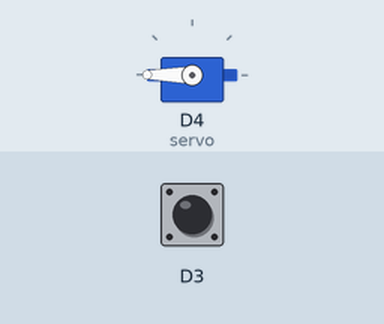
This sketch was run on a simulated ESP8266 (NodeMCU). Shown: servo. Inputs (shaded band) come from the test bench; at power-on: D3 HIGH.

Above: at 1.2 s.
1.3 s: D3 pulled LOW for 0.15 s
At 1.37 s:
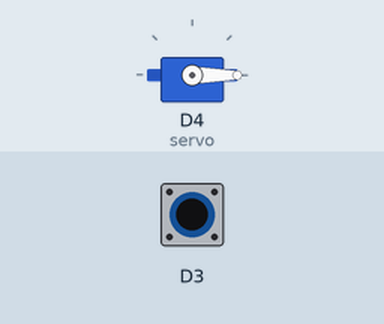
2.9 s: D3 pulled LOW for 3.2 s
At 7.1 s:
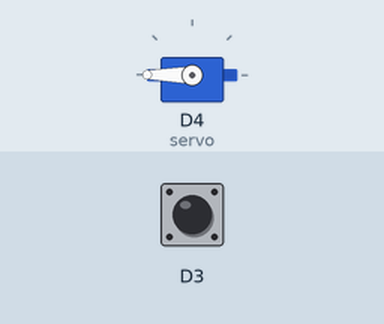
Timing chart, 0 to 8.6 s (numbered marks = the images above; inputs shaded):
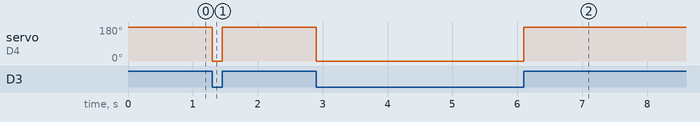

Measured:
- after the input at 1.3 s, servo on D4 (servo): 180° → 0° at once, → 180° 0.15 s later
- after the input at 2.9 s, servo on D4 (servo): 180° → 0° at once, → 180° 3.2 s later

The sketch:

servo.ino
```cpp
#include <Servo.h>

Servo servo;
byte lstate;

void setup() {
    servo.attach(D4);
    servo.write(0);
    pinMode(0, INPUT_PULLUP);
}

void loop() {
    byte state = digitalRead(0);
    if (lstate != state) {
	if (state == LOW) {
		servo.write(0);
	} else {
		servo.write(180);
	}
	lstate = state;
    }
}
```
